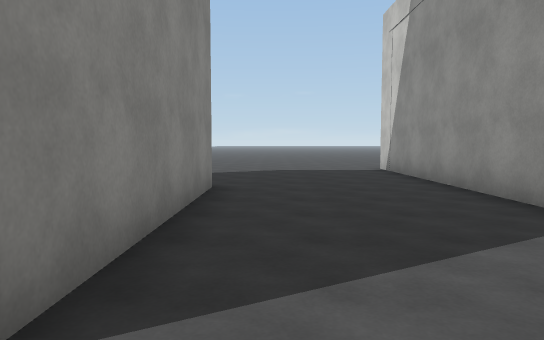
[1] (above)

16 first-person views from a walk through a scene from a Unity 3-D project. The camera is 1.4 m above the floor, tilts 4° down and sees 70° across. The floor is counted in squares, 2 m on a side. Each view is taken from the middle of a square. On the plan, view 1 faces up. The plan holds only what a view shows up to about 11 squares ahead; the rest is blank. The place goes on beyond the plan. The player is left out. Surface patterns are stand-ins for the level's own textures.

[2]
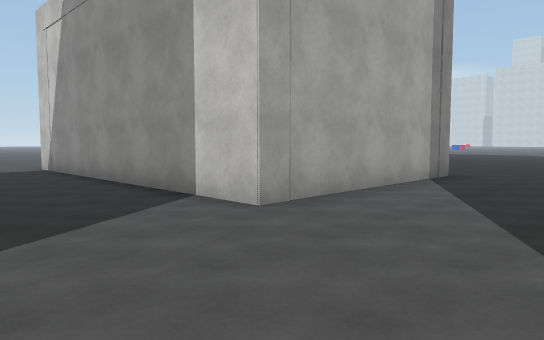

[3]
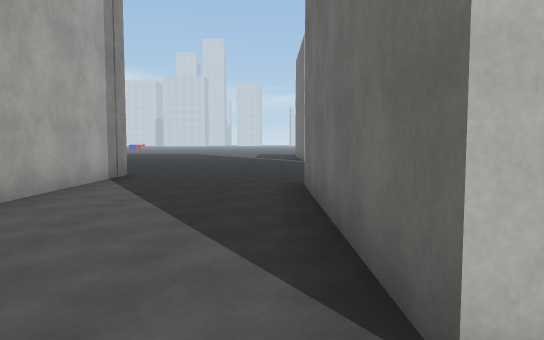

[4]
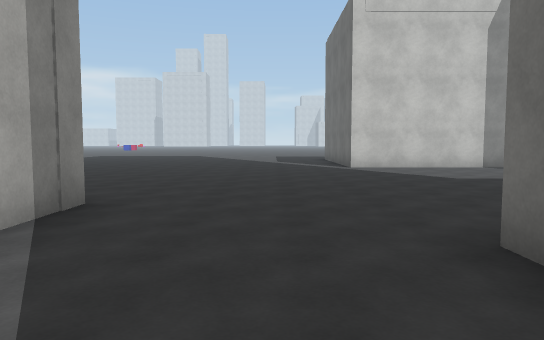

[5]
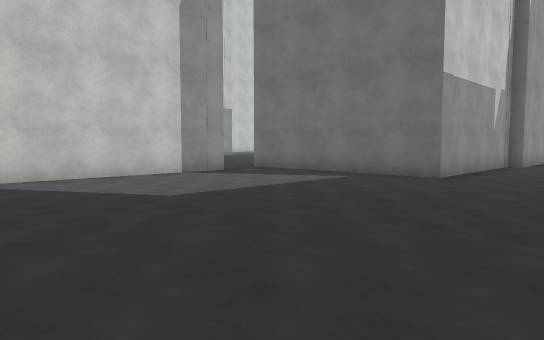

[6]
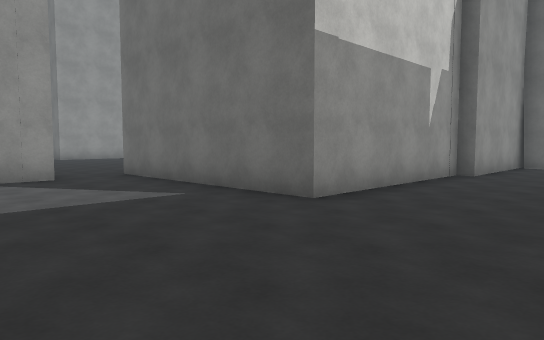

[7]
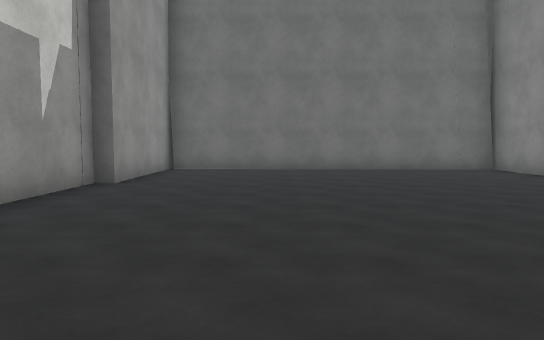

[8]
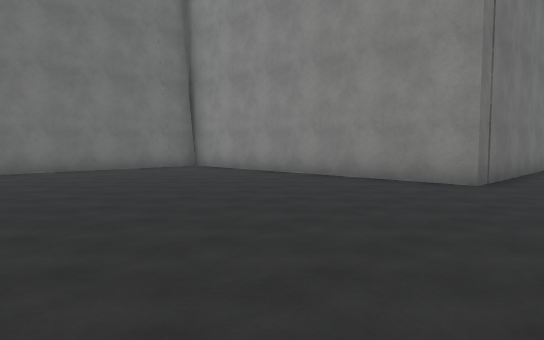

[9]
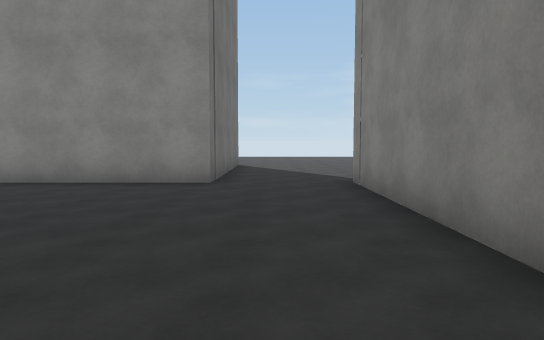

[10]
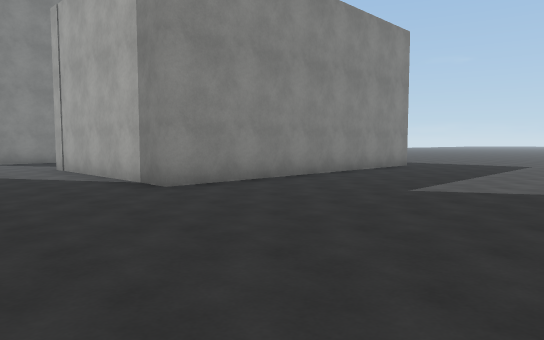

[11]
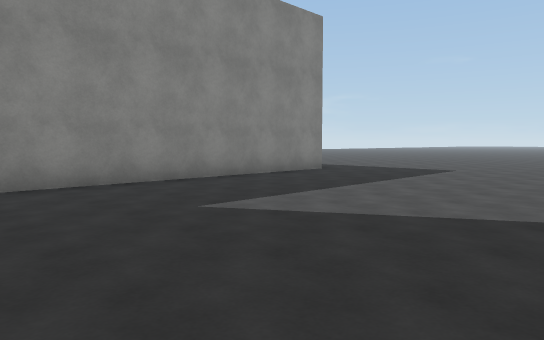

[12]
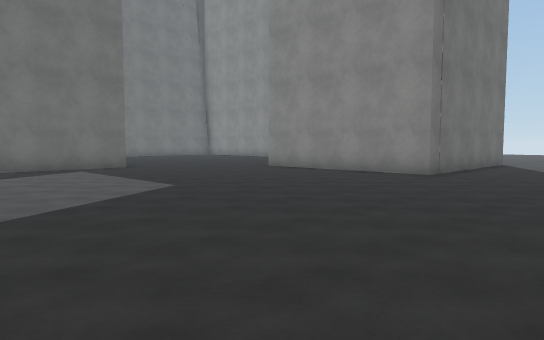

[13]
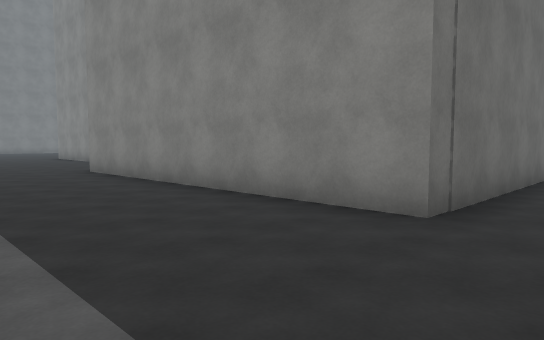

[14]
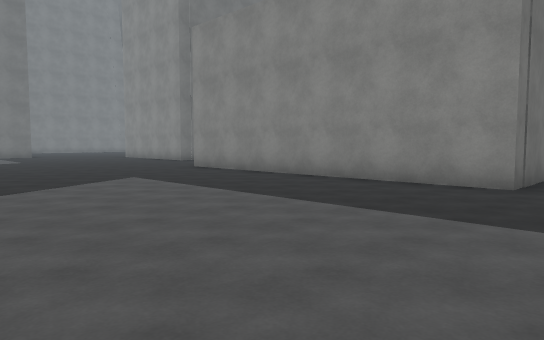

[15]
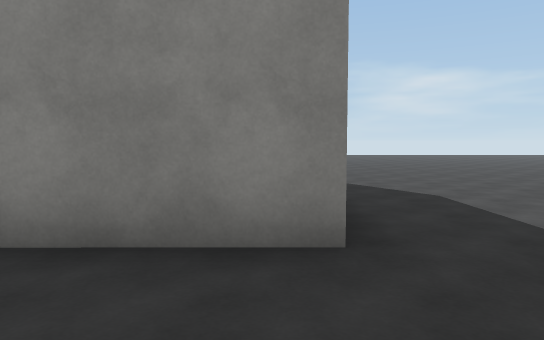

[16]
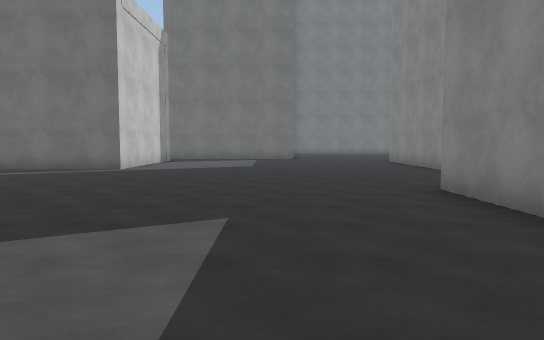

### Floor plan
Points are (right, up) in squares from view 1. A wall is a line through its corners. A room is listed if a view was taken in it or the views show most of it. See-through windows are left out.
Room 1 (views 1, 4, 5, 6, 7, 8, 9, 10, 11, 12, 13, 14, 15, 16)
walls: (6, -6.5) (1, -6.5); (1, -1.5) (6.6, -1.5) (6.6, -5.3); (15, -7.4) (15, -2.2) (15.5, -2.2); (1.2, -9.1) (1.2, -17.1) (9.8, -17.4); (10.1, -13.7) (10.1, -8.8) (15.5, -8.8); (3.5, 10.5) (8.4, 10.5) (8.5, 2.2) (3, 2.2); (9.7, -17.9) (9.7, -13.7)
ways out: opening at (0.5, 0.3) to room 2; opening at (1, -7.5) to room 2; opening at (2.5, 11.5) to room 2
Room 2 (views 2, 3)
walls: (-3.7, -9.1) (1.2, -9.1); (-1, 6.2) (-0.9, 1.2); (3, 2.2) (2.9, 10.6)
ways out: opening at (0.5, 0.3) to room 1; opening at (1, -7.5) to room 1; opening at (2.5, 11.5) to room 1

Positions as (right, up) in squares from view 1, and headings:
1: (0, 0), facing up
2: (0, -1), facing up-right
3: (0, -1), facing right
4: (4, 0), facing right
5: (7, -1), facing down-right
6: (7, -5), facing down-right
7: (7, -7), facing down
8: (8, -7), facing down-left
9: (8, -8), facing left
10: (14, -1), facing up-left
11: (15, 2), facing up-left
12: (15, 2), facing down-left
13: (12, 12), facing down-left
14: (15, 12), facing down-left
15: (11, 10), facing left
16: (11, 8), facing down
